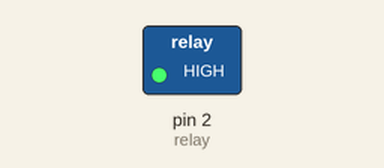
Simulated run of this sketch. Board: Arduino Uno, built with avr-gcc and run on an emulated ATmega328P. On the bench: switched loads named in the sketch (green lamp = pin HIGH).

Above: at 1.0 s.
At 3.0 s:
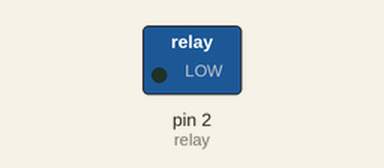
Timing chart, 0 to 5.2 s (numbered marks = the images above):
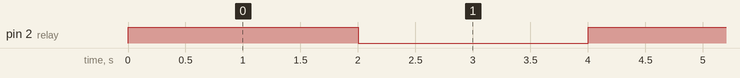

Measured:
- by itself, pin 2 (relay): alternates HIGH for 2.0 s and LOW for 2.0 s

The sketch:

relaytest.ino
```cpp
#define relay 2    //attaches the relay to pin 2

void setup()
{
  pinMode(relay, OUTPUT);    //sets the relay as an output
}
void loop()
{
  digitalWrite(relay, HIGH);    //relay open
  delay(2000);                  //wait 2 seconds
  digitalWrite(relay, LOW);     //relay closed
  delay(2000);                  //wait 2 seconds
}

//This program was created by y2iot group
//Credit goes to yaswanthbalaramaraju.com and y2iot.blogspot.com
//Members : Yaswanth(yb) , Mohanvamsi , Halder ,Rahulreddy
```
